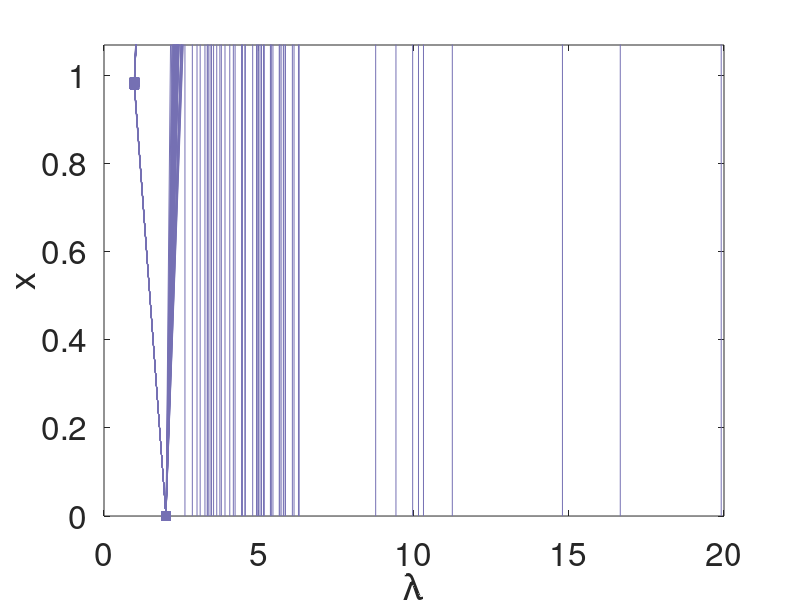
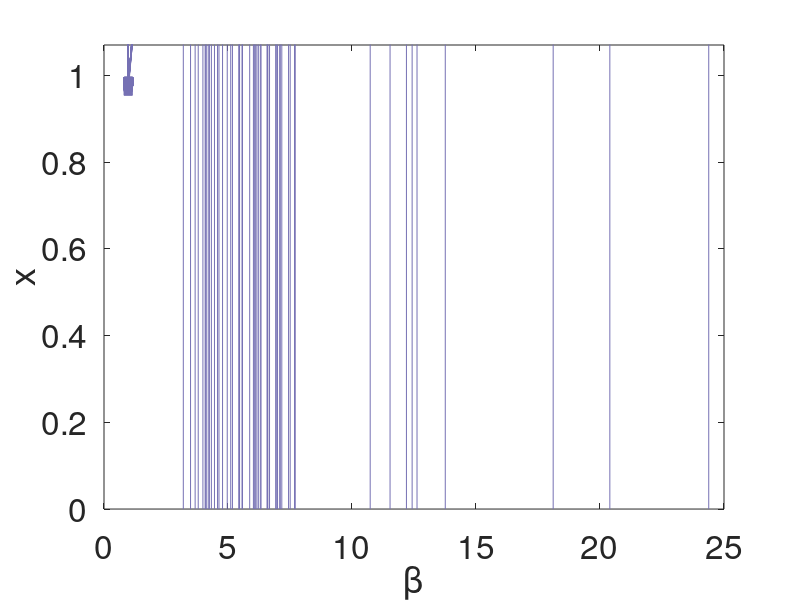

MATLAB code for these plots, in order:
function Figure4_ce
%   Figure4_ce produces the results for IEEE118 and plots both the Figure 6 d and h (in supplementary information) in our paper "Universal
%   resilience patterns in complex networks".
%
%  
%   NuRsEv2.0
%   $Id: Figure1_main.m Created at 2018-2-26 21:35:29 $
%   by Jianxi Gao, RPI, Troy, NY
%   Copyright (c) 2012-2018 by Center for Complex Network Research (CCNR)


clear
clc

%% IEEE 118
load bus118
[m,n] = size(bus118);
simsize = 6;
color_net4 = [117,112,179]/255;
figure1 = figure('color',[1 1 1]);
axes1 = axes('Parent',figure1,'FontSize',24);%,'XScale','log'
hold(axes1,'all');
for i = 1:m
    for j = 1:n
        e10 = bus118{i,j};e10 = abs(e10');
        plot(e10(:,3),e10(:,1),'-s','Color',color_net4,'Linewidth',0.01,'MarkerSize',simsize,'MarkerFaceColor',color_net4,'MarkerEdgeColor',color_net4);hold on;
        plot([e10(end,3),e10(end,3)],[e10(end,1),0],'-','Color',color_net4)
    end
end
box on
xlabel('\lambda')
ylabel('x')
ylim([0,1.07])
%% beta space

figure1 = figure('color',[1 1 1]);
axes1 = axes('Parent',figure1,'FontSize',24);%,'XScale','log'
hold(axes1,'all');
for i = 1:m
    for j = 1:n
        e10 =bus118{i,j};e10 = abs(e10');
        plot(e10(:,2),e10(:,4),'-s','Color',color_net4,'Linewidth',0.01,'MarkerSize',simsize,'MarkerFaceColor',color_net4,'MarkerEdgeColor',color_net4);hold on;
        plot([e10(end,2),e10(end,2)],[e10(end,4),0],'-','Color',color_net4)
    end
end
box on
xlabel('\beta')
ylabel('x')
ylim([0,1.07])



